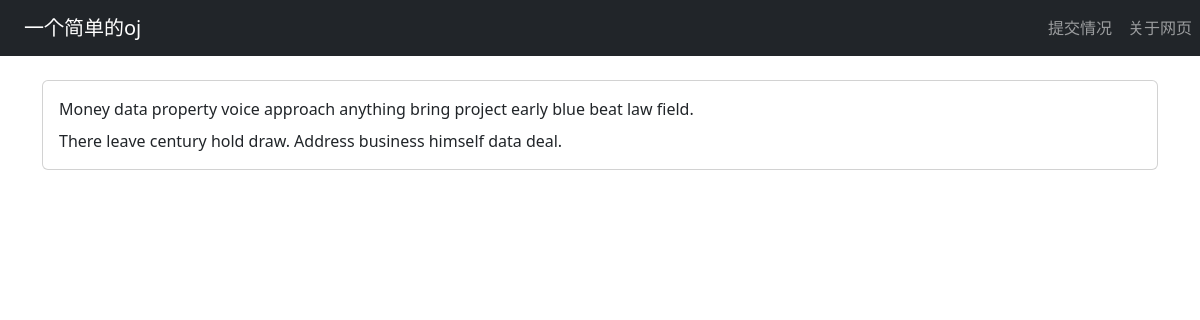
Page /problem/3 on the committed database.
### oj/models.py (models this page shows)
class Problem(db.Model):
    id = db.Column(db.Integer, primary_key=True)
    title = db.Column(db.String(20), nullable=False)
    description = db.Column(db.Text, nullable=False)
    difficulty = db.Column(db.Integer, nullable=False)
    category = db.Column(db.String(10), nullable=False)
    input_sample = db.Column(db.Text, nullable=False)
    output_sample = db.Column(db.Text, nullable=False)
    __table_args__ = (
        db.Index('idx_category','category'),
        db.Index('idx_difficulty','difficulty'),
        db.Index('idx_title','title'),
    )

### oj/views.py (the view)
@oj.route('/problem/<int:id>')
def detail(id):
    problem = Problem.query.get(id)
    if problem is None:
        return "没有找到此id题目"
    return render_template('problem.html',problem=problem)

### oj/templates/problem.html (shortened to what this page needs)
{% extends "base.html" %}
{% block content %}
<div class="container mt-4">
<div class="card">
    <div class="card-body">
        <div class="card-title">{{ problem.title }}</div>
        <div class="card-text">
            {{ problem.description }}
        </div>
    </div>
</div>
</div>
{% endblock %}

### rows in the picture
Problem: title "Money data property voice approach anything bring project early blue beat law field.", description "There leave century hold draw. Address business himself data deal."
